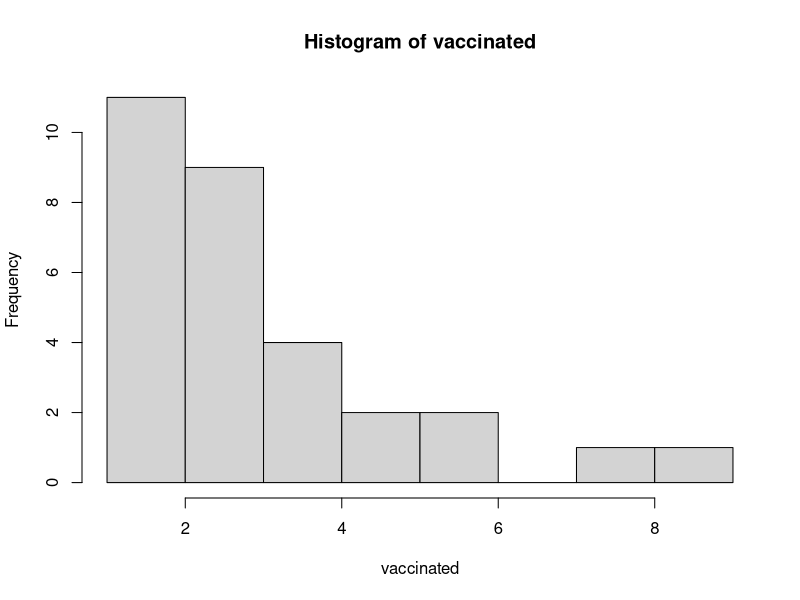
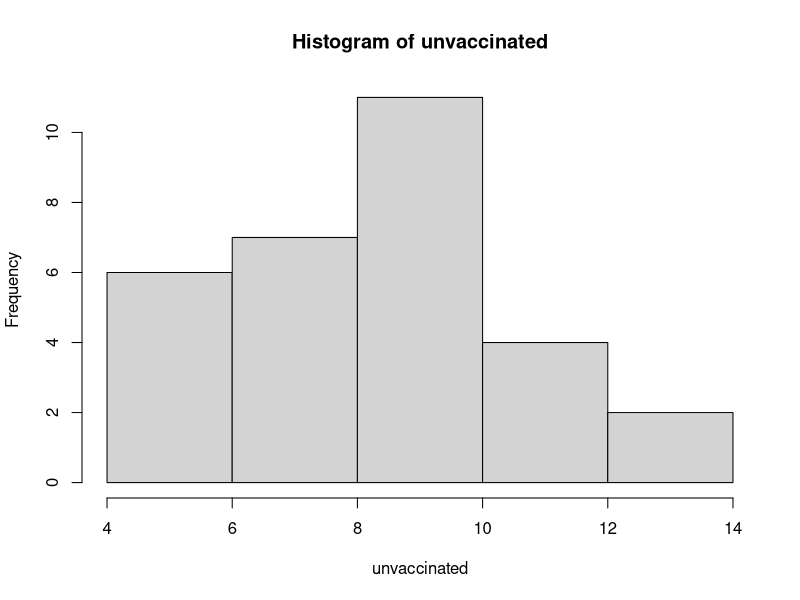

Generate these figures, in order, with R: (Note: this script raises an error after producing the figures.)
#Some Background...
#Generating numbers via binomial distributon can be used with the function
#rbinom(n, size, prob) where n=#replicates 

#EXCERSIZE A: Binomial distribution
#A1
rbinom(1,10,0.5)
rbinom(8,10,0.5)
#function output=# of successes 
#(can be in a vector of trials (ie, 10 flips per trial w 8 trials) given the provided parameters 
#will vary when you run the function! Simulates an actual coin flip

#A2
rbinom(1,20,0.15) #20 people, 15% chance of being ill if vaccinated
#A3
rbinom(1,20,0.40) #20 people, 40% chance of being ill if unvaccinated
#A4
vaccinated <- rbinom(30,20,0.15)
unvaccinated <- rbinom(30,20,0.40)
hist(vaccinated)
hist(unvaccinated)
#histogram of unvaccinated people shifts to the right 
#(mean of sick people increases with a lack of vaccinations)

#A5
aAlleles <- rbinom(1,500,0.55)
aAlleles/500 #ratio of success outcomes over total pop gives frequency of successes 

#A6
#some parameters before the forloop
initprob <- 0.55
gens <- 1000
vectorOfA <- rep(initprob,gens)
MatrixOfAreps <- matrix(vectorofA, nrow)
pop <- 500

for(i in 2:gens){
  aAlleles <- rbinom(1,pop,vectorOfA[i-1]) #i-1 is in place to assure the parent of i is i-1
  vectorOfA[i] <- aAlleles/pop
}
vectorOfA

#A7
plot(vectorOfA,type="l") #"l" connects the dots

#A8
for(i in 2:gens){
  aAlleles <- rbinom(1,pop,vectorOfA[i-1]) #i-1 is in place to assure the parent of i is i-1
  vectorOfA[i] <- aAlleles/pop
  for(j in 1:1000){
    
  }
}
vectorOfA

plot(which(vectorOfA[,1000]>0))


